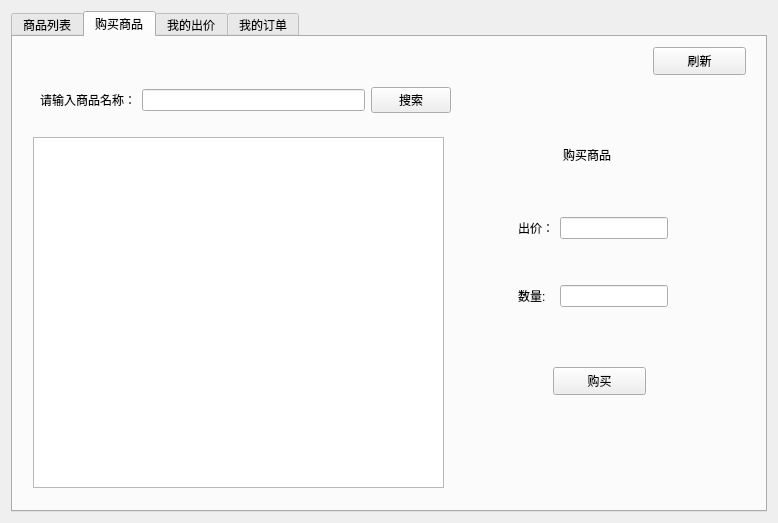
<?xml version="1.0" encoding="UTF-8"?>
<ui version="4.0">
 <class>BuyerWidget</class>
 <widget class="QWidget" name="BuyerWidget">
  <property name="geometry">
   <rect>
    <x>0</x>
    <y>0</y>
    <width>778</width>
    <height>523</height>
   </rect>
  </property>
  <property name="minimumSize">
   <size>
    <width>778</width>
    <height>523</height>
   </size>
  </property>
  <property name="maximumSize">
   <size>
    <width>778</width>
    <height>523</height>
   </size>
  </property>
  <property name="windowTitle">
   <string>Form</string>
  </property>
  <layout class="QHBoxLayout" name="horizontalLayout">
   <item>
    <widget class="QTabWidget" name="tabWidget">
     <property name="currentIndex">
      <number>1</number>
     </property>
     <widget class="QWidget" name="tab_all_modity">
      <attribute name="title">
       <string>商品列表</string>
      </attribute>
      <widget class="QTableWidget" name="tableWidget_all_modity">
       <property name="geometry">
        <rect>
         <x>20</x>
         <y>20</y>
         <width>481</width>
         <height>441</height>
        </rect>
       </property>
      </widget>
      <widget class="QLineEdit" name="lineEdit_search">
       <property name="geometry">
        <rect>
         <x>550</x>
         <y>50</y>
         <width>113</width>
         <height>21</height>
        </rect>
       </property>
      </widget>
      <widget class="QLabel" name="label">
       <property name="geometry">
        <rect>
         <x>560</x>
         <y>20</y>
         <width>111</width>
         <height>16</height>
        </rect>
       </property>
       <property name="text">
        <string>请输入商品id:</string>
       </property>
      </widget>
      <widget class="QPushButton" name="btn_search_info">
       <property name="geometry">
        <rect>
         <x>550</x>
         <y>80</y>
         <width>111</width>
         <height>28</height>
        </rect>
       </property>
       <property name="text">
        <string>查看详细信息</string>
       </property>
      </widget>
      <widget class="QTableWidget" name="tableWidget_modity_info">
       <property name="geometry">
        <rect>
         <x>520</x>
         <y>130</y>
         <width>221</width>
         <height>331</height>
        </rect>
       </property>
      </widget>
      <widget class="QPushButton" name="btn_refresh1">
       <property name="geometry">
        <rect>
         <x>660</x>
         <y>0</y>
         <width>93</width>
         <height>28</height>
        </rect>
       </property>
       <property name="text">
        <string>刷新</string>
       </property>
      </widget>
     </widget>
     <widget class="QWidget" name="tab_buy_modity">
      <attribute name="title">
       <string>购买商品</string>
      </attribute>
      <widget class="QWidget" name="widget" native="true">
       <property name="geometry">
        <rect>
         <x>27</x>
         <y>40</y>
         <width>411</width>
         <height>46</height>
        </rect>
       </property>
       <layout class="QHBoxLayout" name="horizontalLayout_2">
        <item>
         <widget class="QLabel" name="label_2">
          <property name="text">
           <string>请输入商品名称：</string>
          </property>
         </widget>
        </item>
        <item>
         <widget class="QLineEdit" name="lineEdit_modity_name"/>
        </item>
        <item>
         <widget class="QPushButton" name="btn_search_name">
          <property name="text">
           <string>搜索</string>
          </property>
         </widget>
        </item>
       </layout>
      </widget>
      <widget class="QTableWidget" name="tableWidget_modity_byname">
       <property name="geometry">
        <rect>
         <x>20</x>
         <y>100</y>
         <width>411</width>
         <height>351</height>
        </rect>
       </property>
      </widget>
      <widget class="QWidget" name="widget_2" native="true">
       <property name="geometry">
        <rect>
         <x>460</x>
         <y>140</y>
         <width>240</width>
         <height>171</height>
        </rect>
       </property>
       <layout class="QGridLayout" name="gridLayout">
        <item row="0" column="1">
         <widget class="QLabel" name="label_3">
          <property name="text">
           <string>出价：</string>
          </property>
         </widget>
        </item>
        <item row="0" column="2">
         <widget class="QLineEdit" name="lineEdit_price"/>
        </item>
        <item row="1" column="1">
         <widget class="QLabel" name="label_4">
          <property name="text">
           <string>数量:</string>
          </property>
         </widget>
        </item>
        <item row="0" column="0">
         <spacer name="horizontalSpacer">
          <property name="orientation">
           <enum>Qt::Horizontal</enum>
          </property>
          <property name="sizeHint" stdset="0">
           <size>
            <width>40</width>
            <height>20</height>
           </size>
          </property>
         </spacer>
        </item>
        <item row="1" column="2">
         <widget class="QLineEdit" name="lineEdit_number"/>
        </item>
        <item row="0" column="3">
         <spacer name="horizontalSpacer_2">
          <property name="orientation">
           <enum>Qt::Horizontal</enum>
          </property>
          <property name="sizeHint" stdset="0">
           <size>
            <width>40</width>
            <height>20</height>
           </size>
          </property>
         </spacer>
        </item>
       </layout>
      </widget>
      <widget class="QLabel" name="label_5">
       <property name="geometry">
        <rect>
         <x>550</x>
         <y>110</y>
         <width>72</width>
         <height>15</height>
        </rect>
       </property>
       <property name="text">
        <string>购买商品</string>
       </property>
      </widget>
      <widget class="QPushButton" name="btn_discharge">
       <property name="geometry">
        <rect>
         <x>540</x>
         <y>330</y>
         <width>93</width>
         <height>28</height>
        </rect>
       </property>
       <property name="text">
        <string>购买</string>
       </property>
      </widget>
      <widget class="QPushButton" name="btn_refresh2">
       <property name="geometry">
        <rect>
         <x>640</x>
         <y>10</y>
         <width>93</width>
         <height>28</height>
        </rect>
       </property>
       <property name="text">
        <string>刷新</string>
       </property>
      </widget>
     </widget>
     <widget class="QWidget" name="tab_see_want">
      <attribute name="title">
       <string>我的出价</string>
      </attribute>
      <widget class="QTableWidget" name="tableWidget_want">
       <property name="geometry">
        <rect>
         <x>30</x>
         <y>30</y>
         <width>491</width>
         <height>411</height>
        </rect>
       </property>
      </widget>
      <widget class="QPushButton" name="btn_delete_want">
       <property name="geometry">
        <rect>
         <x>580</x>
         <y>100</y>
         <width>93</width>
         <height>28</height>
        </rect>
       </property>
       <property name="text">
        <string>取消报价</string>
       </property>
      </widget>
      <widget class="QGroupBox" name="groupBox">
       <property name="geometry">
        <rect>
         <x>540</x>
         <y>170</y>
         <width>77</width>
         <height>181</height>
        </rect>
       </property>
       <property name="title">
        <string>修改信息</string>
       </property>
       <layout class="QVBoxLayout" name="verticalLayout">
        <item>
         <widget class="QCheckBox" name="checkBox_price">
          <property name="text">
           <string>报价</string>
          </property>
         </widget>
        </item>
        <item>
         <widget class="QCheckBox" name="checkBox_number">
          <property name="text">
           <string>数量</string>
          </property>
         </widget>
        </item>
       </layout>
      </widget>
      <widget class="QLineEdit" name="lineEdit_price_revise">
       <property name="geometry">
        <rect>
         <x>620</x>
         <y>230</y>
         <width>113</width>
         <height>21</height>
        </rect>
       </property>
      </widget>
      <widget class="QLineEdit" name="lineEdit_number_revise">
       <property name="geometry">
        <rect>
         <x>620</x>
         <y>290</y>
         <width>113</width>
         <height>21</height>
        </rect>
       </property>
      </widget>
      <widget class="QPushButton" name="btn_revise_want">
       <property name="geometry">
        <rect>
         <x>580</x>
         <y>350</y>
         <width>93</width>
         <height>28</height>
        </rect>
       </property>
       <property name="text">
        <string>修改报价</string>
       </property>
      </widget>
      <widget class="QPushButton" name="btn_refresh3">
       <property name="geometry">
        <rect>
         <x>640</x>
         <y>10</y>
         <width>93</width>
         <height>28</height>
        </rect>
       </property>
       <property name="text">
        <string>刷新</string>
       </property>
      </widget>
     </widget>
     <widget class="QWidget" name="tab_see_order">
      <attribute name="title">
       <string>我的订单</string>
      </attribute>
      <widget class="QTableWidget" name="tableWidget_order">
       <property name="geometry">
        <rect>
         <x>20</x>
         <y>30</y>
         <width>711</width>
         <height>421</height>
        </rect>
       </property>
      </widget>
      <widget class="QPushButton" name="btn_refresh4">
       <property name="geometry">
        <rect>
         <x>640</x>
         <y>0</y>
         <width>93</width>
         <height>28</height>
        </rect>
       </property>
       <property name="text">
        <string>刷新</string>
       </property>
      </widget>
     </widget>
    </widget>
   </item>
  </layout>
 </widget>
 <resources/>
 <connections/>
</ui>
